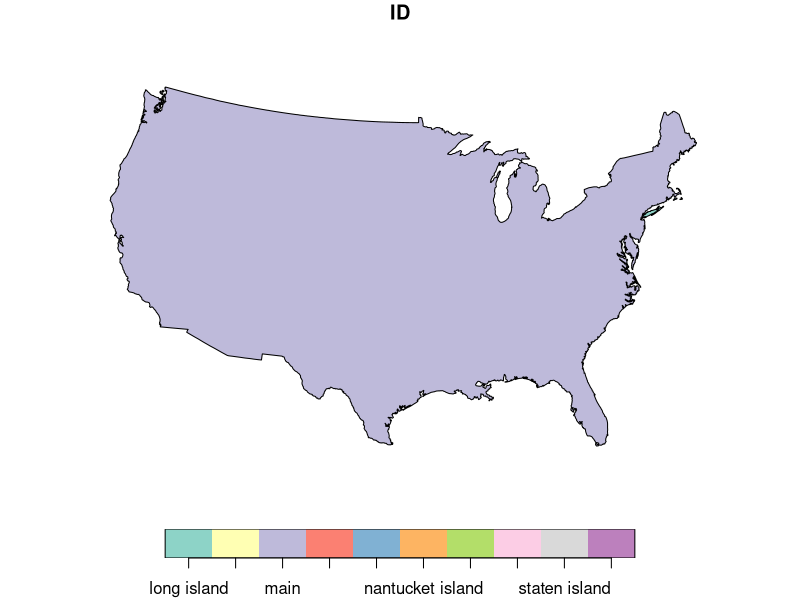

This chart was generated by the following R code: (Note: this script raises an error after producing the figure.)
# NOT RUN {
library(sf)
library(maps)

usa = st_as_sf(map('usa', plot = FALSE, fill = TRUE))
laea = st_crs("+proj=laea +lat_0=30 +lon_0=-95") # Lambert equal area
usa <- st_transform(usa, laea)

bb = st_bbox(usa)
bbox = st_linestring(rbind(c( bb[1],bb[2]),c( bb[3],bb[2]),
   c( bb[3],bb[4]),c( bb[1],bb[4]),c( bb[1],bb[2])))

g = st_graticule(usa)
plot(usa, xlim = 1.2 * c(-2450853.4, 2186391.9))
plot(g[1], add = TRUE, col = 'grey')
plot(bbox, add = TRUE)
points(g$x_start, g$y_start, col = 'red')
points(g$x_end, g$y_end, col = 'blue')

invisible(lapply(seq_len(nrow(g)), function(i) {
if (g$type[i] == "N" && g$x_start[i] - min(g$x_start) < 1000)
    text(g[i,"x_start"], g[i,"y_start"], labels = parse(text = g[i,"degree_label"]),
        srt = g$angle_start[i], pos = 2, cex = .7)
if (g$type[i] == "E" && g$y_start[i] - min(g$y_start) < 1000)
    text(g[i,"x_start"], g[i,"y_start"], labels = parse(text = g[i,"degree_label"]),
        srt = g$angle_start[i] - 90, pos = 1, cex = .7)
if (g$type[i] == "N" && g$x_end[i] - max(g$x_end) > -1000)
    text(g[i,"x_end"], g[i,"y_end"], labels = parse(text = g[i,"degree_label"]),
        srt = g$angle_end[i], pos = 4, cex = .7)
if (g$type[i] == "E" && g$y_end[i] - max(g$y_end) > -1000)
    text(g[i,"x_end"], g[i,"y_end"], labels = parse(text = g[i,"degree_label"]),
        srt = g$angle_end[i] - 90, pos = 3, cex = .7)
}))
plot(usa, graticule = st_crs(4326), axes = TRUE, lon = seq(-60,-130,by=-10))
# }
